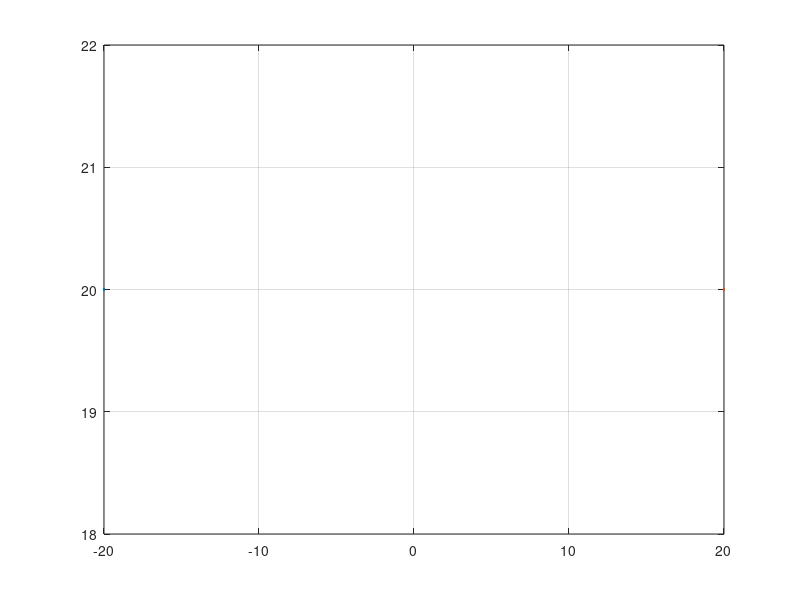

The MATLAB script that drew this image: (Note: this script raises an error after producing the figure.)
function[]= Animate()
a1=input('enter angle 1 in degrees : ');
b=input('enter angle 2 in degrees : ');
c=input('enter angle 3 in degrees : ');
L1=input('enter l1 : ');
L2=input('enter l2 : '); 
L3=input('enter l3 : ');
Z=[-20 20];
plot(Z,20);
grid ON;
hold on;
O=[0;0;0;1];
M=linspace(pi/2,pi/2+a1*pi/180,100);
N=linspace(-pi/2,b*pi/180,100);
K=linspace(-pi/2,c*pi/180,100);
i=1;
Cx=zeros(1,1);
Cy=zeros(1,1);
for a=1:100
    [A1,B1,C1]=auxAnimate(M(a),N(a),K(a),L1,L2,L3);
    x=[O(1) A1(1) B1(1) C1(1)];
    y=[ O(2) A1(2) B1(2) C1(2)];
    Cx(i)=C1(1);
    Cy(i)=C1(2);
    i=i+1;
    Plot=plot(x,y,'r','LineWidth',4);
    title(' animation ');
    plot(Cx,Cy,'--g','LineWidth',3);
    pause(0.075);
    delete(Plot);
end
plot(x,y,'r','LineWidth',5)
end






